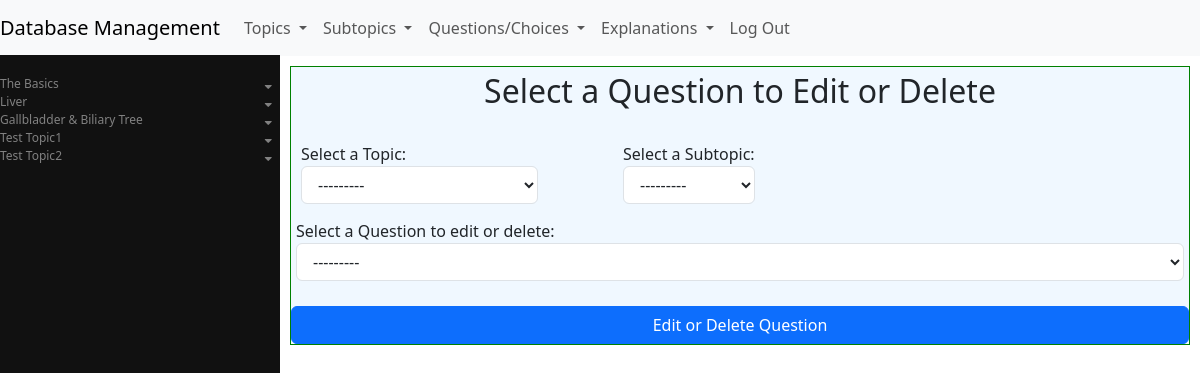
The page /management/portal/get_question_to_edit (signed in) on the database its author committed.
### management/models.py (models this page shows, shortened)
class Topic(models.Model):
    name = models.CharField(max_length=40, unique=True) #100
    slug = models.SlugField(max_length=50, unique=True, blank=True) #150
    date_created = models.DateTimeField(auto_now_add=True)
    created_by = models.ForeignKey(settings.AUTH_USER_MODEL, on_delete=models.SET_NULL,
        null=True, related_name='created_topics')
    date_modified = models.DateTimeField(auto_now=True)
    modified_by = models.ForeignKey(settings.AUTH_USER_MODEL, on_delete=models.SET_NULL,
        null=True, blank=True, related_name='modified_topics')
    is_visible = models.BooleanField(default=True) # topic should be displayed or not
    display_order = models.IntegerField(default=0, blank=False, null=False)
    def __str__(self):
        return self.name
    class Meta:
        ordering = ['display_order', 'id']

### management/views.py (the view)
# urls.py: path("get_question_to_edit", views.get_question_to_edit, name="get_question_to_edit"),
@login_required(login_url='login')
def get_question_to_edit(request):
    if request.method == 'GET':
        edit_question_form = EditQuestionForm()
        topics = Topic.objects.all()
        return render(request, 'management/select_question_to_edit.html', {
            'edit_question_form' : edit_question_form,
            'topics' : topics,
        })

### management/forms.py
class EditQuestionForm(forms.ModelForm):
    topic = forms.ModelChoiceField(
        queryset= Topic.objects.all(),
        widget=forms.Select(attrs={
            'class' : 'form-control',
            'id' : 'topic-for-edit-question'
        }),
        label='Select a Topic'
    )
    subtopic = forms.ModelChoiceField(
        queryset = Subtopic.objects.none(),
        widget=forms.Select(attrs={
            'class' : 'form-control',
            'id' : 'subtopic-for-edit-question'
        }),
        label='Select a Subtopic'
    )
    text = forms.ModelChoiceField(
        queryset = Question.objects.none(),
        widget=forms.Select(attrs={
            'class' : 'form-control',
            'id' : 'question-to-edit'
        }),
        label='Select a Question to edit or delete'
    )
    class Meta:
        model = Question
        fields = ['subtopic', 'text']
    def __init__(self, *args, **kwargs):
        super(EditQuestionForm, self).__init__(*args, **kwargs)
        self.fields = OrderedDict([
            ('topic', self.fields['topic']),
            ('subtopic', self.fields['subtopic']),
            ('text', self.fields['text']),
        ])

### management/models.py (called while the page is built)
def get_default_question_type():
    try:
        return QuestionType.objects.get(name='Multiple Choice').id
    except QuestionType.DoesNotExist:
        return None

### management/templates/management/select_question_to_edit.html (shortened to what this page needs)
{% extends "management/layout.html" %}
{% block body %}
    <div class="form-container" id="edit-question-container">
        <h2>Select a Question to Edit or Delete</h2><br>
        <form id="edit-question-form" data-fetch="true" method="post" action="#">
            <div id="edit-question-container">
                <div class="edit-question-fields">
                    <div class="form-group">
                        {{ edit_question_form.topic.label_tag }}
                        {{ edit_question_form.topic }}
                    </div>
                    <div class="form-group">
                        {{ edit_question_form.subtopic.label_tag }}
                        {{ edit_question_form.subtopic }}
                    </div>
                </div>
                <div class="form-group" id="edit-question-text">
                    {{ edit_question_form.text.label_tag }}
                    {{ edit_question_form.text}}
                </div>
            </div>
            <button class="btn btn-primary" id="edit-question-btn" type="submit" >
                Edit or Delete Question
            </button>
        </form>
    </div>
{% endblock %}

### management/templates/management/layout.html (shortened to what this page needs)
{% load static %}
<!DOCTYPE html>
<html lang="en">
    <head>
        <link href="https://cdn.jsdelivr.net/npm/bootstrap@5.3.3/dist/css/bootstrap.min.css" rel="stylesheet"
>
            <link rel="stylesheet"
            href="https://cdnjs.cloudflare.com/ajax/libs/font-awesome/5.15.4/css/all.min.css">
        <link href="{% static 'management/styles.css' %}" rel="stylesheet">
    </head>
    <body>
        <nav class="navbar navbar-expand-lg navbar-light bg-light">
            <a class="navbar-brand" href="#">Database Management</a>
            <div>
              <ul class="navbar-nav mr-auto">
                <li class="nav-item dropdown">
                    <a class="nav-link dropdown-toggle"
                        href="#" id="navbardrop-topic" data-bs-toggle="dropdown">Topics
                    </a>
                </li>
                <li class="nav-item dropdown">
                    <a class="nav-link dropdown-toggle"
                        href="#" id="navbardrop-subtopic" data-bs-toggle="dropdown">Subtopics
                    </a>
                </li>
                <li class="nav-item dropdown">
                    <a class="nav-link dropdown-toggle"
                        href="#" id="navbardrop-question" data-bs-toggle="dropdown">Questions/Choices
                    </a>
                </li>
                <li class="nav-item dropdown">
                    <a class="nav-link dropdown-toggle"
                        href="#" id="navbardrop-choice" data-bs-toggle="dropdown">Explanations
                    </a>
                </li>
                <li class="nav-item">
                    <a class="nav-link" href="{% url 'logout' %}">Log Out</a>
                </li>
              </ul>
            </div>
          </nav>
          <div class="sidebar">
            {% if topics %}
                {% for topic in topics %}
                    <a href="#" id="topic-{{ topic.id }}" class="topic" data-topic-id="{{ topic.id }}">{{ topic.name }}
                        {% if topic.subtopics.exists %}
                            <i class="fa fa-caret-down" id="caretdown-{{ topic.id }}"></i>
                        {% endif %}
                    </a>
                {% endfor %}
            {% endif %}
          </div>
        <div class="body" id="management-container">
            {% block body %}
            {% endblock %}
        </div>
    </body>
</html>

### management/static/management/styles.css (style rules this page uses)
body, html { overflow: hidden; height: 100%; }
.sidebar { height: calc(100% - 55px); width: 280px; position: fixed; z-index: 1; top: 55px; left: 0; background-color: #111; overflow-y: auto; overflow-x: hidden; padding-top: 20px; }
.sidebar a { padding: 6px, 8px, 6px, 16px; text-decoration: none; font-size: 12px; color: #818181; display: block; border: none; background: none; width: 100%; text-align: left; cursor: pointer; outline: none; }
.fa-caret-down { float: right; padding-right: 8px; padding-top: 6px; }
#management-container { height: calc(100vh - 55px); margin-left: 280px; padding: 10px; display: flex; justify-content: flex-start; flex-direction: column; overflow-y: auto; overflow-x: hidden; }
.form-container { width: 100%; margin: 0; padding-top: 5px; background-color: aliceblue; border: solid 1px green; overflow: auto; }
.form-container h2 { text-align: center; }
.form-group { display: flex; flex-direction: column; margin-bottom: 15px; margin-left: 5px; margin-right: 5px; }
.btn { flex: 1; }
#edit-question-form, #edit-question-and-choices-form { display: flex; flex-direction: column; gap: 10px; }
.edit-question-fields, .edit-question-and-choice-fields { display: flex; align-items: center; gap: 75px; margin-left: 5px; }
#question-type, #topic-for-edit-question, #subtopic-for-edit-question, #question-to-edit { -webkit-appearance: menulist; -moz-appearance: menulist; appearance: menulist; }

### rows shown on the page
Topic: name "The Basics"
Topic: name "Liver"
Topic: name "Gallbladder & Biliary Tree"
Topic: name "Test Topic1"
Topic: name "Test Topic2"

### other values the page prints
{{ edit_question_form.topic.label_tag }} "Select a Topic:"
{{ edit_question_form.subtopic.label_tag }} "Select a Subtopic:"
{{ edit_question_form.text.label_tag }} "Select a Question to edit or delete:"
